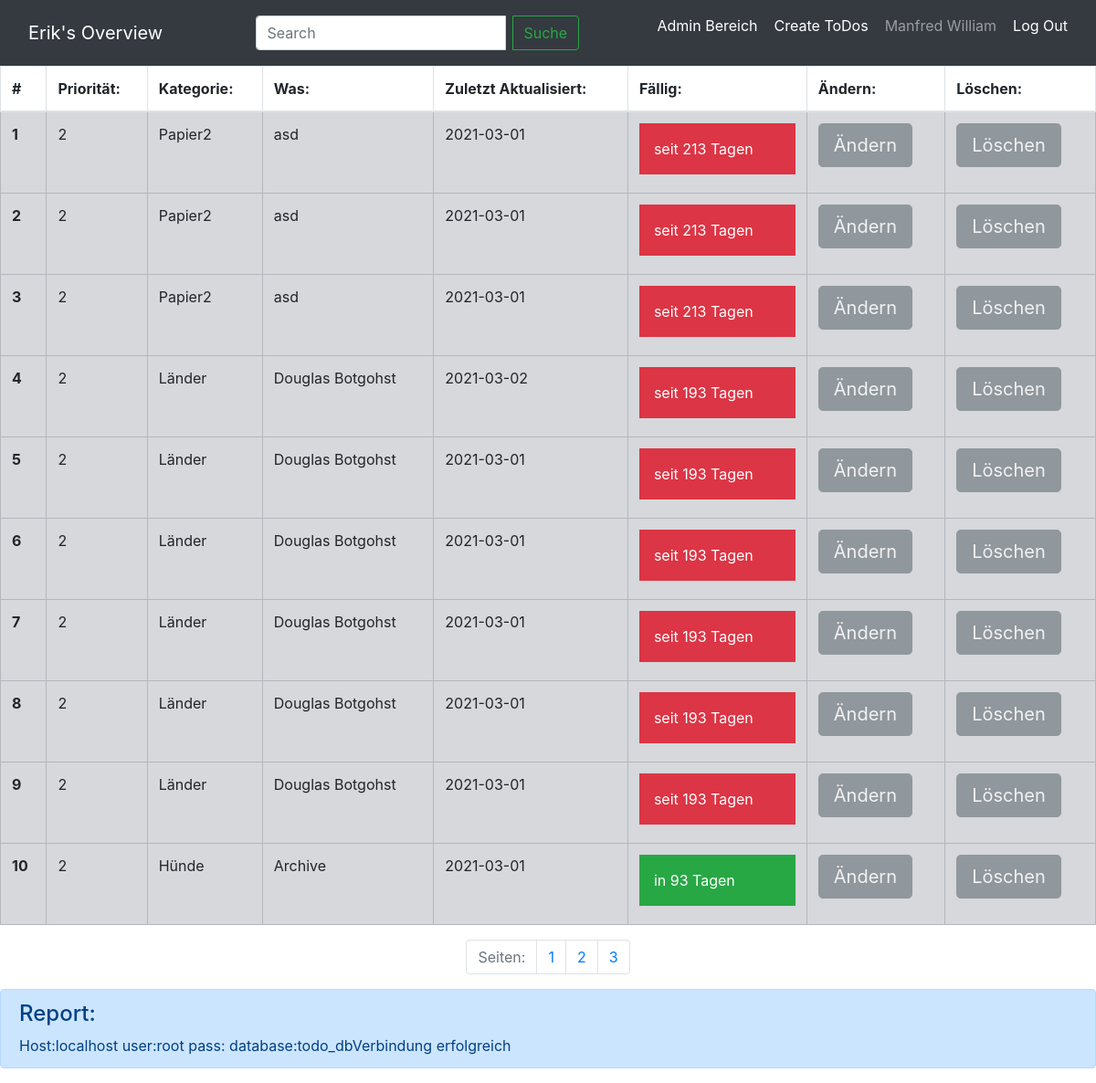
Screenshot of /Seite/php/overview.php (signed in) with the database file from the repository.
### tables this page shows
CREATE TABLE `todos` (
  `id_todo` int(11) NOT NULL,
  `archive` tinyint(1) NOT NULL,
  `priority` int(11) NOT NULL,
  `title` varchar(255) NOT NULL,
  `date_create` date NOT NULL DEFAULT current_timestamp(),
  `date_expiration` date NOT NULL,
  `date_done` date DEFAULT NULL,
  `content` longtext DEFAULT NULL,
  `fk_id_category` int(11) NOT NULL,
  `fk_id_user` int(11) NOT NULL
);

CREATE TABLE `categories` (
  `id_category` int(11) NOT NULL,
  `name` varchar(255) NOT NULL
);

### Seite/php/overview.php (the view, shortened to what this page needs)
<!DOCTYPE html>
<html lang="en">
<head>
    <link rel="stylesheet" href="https://maxcdn.bootstrapcdn.com/bootstrap/4.5.2/css/bootstrap.min.css">
</head>
<body>
    <?php
    require 'connect_db.php';
    $this_page_first_result = first_result($host, $username, $password, $database, $id_user, $ausgabe);
    $todolist = create_list($host, $username, $password, $database, $id_user, $this_page_first_result);
    ?>
    <nav class="navbar navbar-expand-md bg-dark navbar-dark">
        <div class="container-fluid">
            <div class="navbar-header">
                <a class="navbar-brand">Erik's Overview</a>
            </div>
            <form class="navbar-form navbar-left" action="" method="GET">
                <div class="input-group">
                    <input class="form-control mr-sm-2" type="search" name="Search" placeholder="Search" aria-label="Search">
                    <div class="input-group-append">
                        <button class="btn btn-outline-success my-2 my-sm-0" type="submit">Suche</button>
                    </div>
                </div>
            </form>
            <div class="navbar-collapse collapse flex-shrink-1 flex-grow-0 order-last">
                <ul class="nav navbar-nav navbar-right">
                    <?php
                    if ($_SESSION["admin"] == 1) {
                        echo '<li>
                    <p class="navbar-text"><a href="admin.php">Admin Bereich </a>&nbsp;&nbsp;&nbsp;</p>
                </li>';
                    }
                    ?>
                    <li>
                        <p class="navbar-text"><a href="create_todo.php">Create ToDos</a></p>
                    </li>
                    <li>
                        <p class="navbar-text">&nbsp;&nbsp;&nbsp; <?php echo $firstname; ?> <?php echo $lastname; ?> &nbsp;&nbsp;&nbsp;</p>
                    </li>
                    <li>
                        <p class="navbar-text"><a href="logout.php"> Log Out</a></p>
                    </li>
                </ul>
            </div>
        </div>
    </nav>
    <div class="table-responsive">
        <table class="table table-striped table-hover table-bordered">
            <thead class="">
                <tr>
                    <th scope="col">#</th>
                    <th scope="col">Priorität:</th>
                    <th scope="col">Kategorie:</th>
                    <th scope="col">Was:</th>
                    <th scope="col">Zuletzt Aktualisiert:</th>
                    <th scope="col">Fällig:</th>
                    <th scope="col">Ändern:</th>
                    <th scope="col">Löschen:</th>
                </tr>
            </thead>
            <tbody>
                <?php echo $todolist; ?>
            </tbody>
        </table>
    </div>
    <?php
    page_listed($host, $username, $password, $database, $id_user, $ausgabe);
    ?>
    <div class="alert alert-primary" role="alert">
        <h4 class="alert-heading">Report:</h4>
        <?php
        echo $ausgabe;
        ?>
    </div>
</body>
</html>
<?php
function create_list($host, $username, $password, $database, $id_user, $this_page_first_result)
{
    $row_counter = $this_page_first_result + 1;
    $output = "";
    $conn = new mysqli($host, $username, $password, $database);
    if (isset($_GET['Search'])) {
        $searchq = $_GET['Search'];
        $sql3 = "SELECT * FROM todos AS t INNER JOIN categories AS c ON t.fk_id_category=c.id_category INNER JOIN users_categories AS uc ON c.id_category=uc.fk_id_category WHERE t.fk_id_user='$id_user' AND uc.fk_id_users='$id_user' AND (t.title LIKE '%$searchq%' OR t.date_create LIKE '%$searchq%' OR t.date_expiration LIKE '%$searchq%' OR t.date_done LIKE '%$searchq%' OR t.content LIKE '%$searchq%' OR c.name LIKE '%$searchq%') ORDER BY priority DESC, date_expiration";
        $result3 = $conn->query($sql3);
        if ($result3->num_rows == 0) {
            $output .= "Sie haben keine ToDos";
        } else {
            while ($row3 = $result3->fetch_assoc()) {
                $category_nr = $row3['fk_id_category'];
                $datediff = floor((strtotime($row3['date_expiration']) - strtotime(date("Y-m-d"))) / (60 * 60 * 24));
                if ($datediff < 0) {
                    $datediff_text = '<div class="p-3 mb-2 bg-danger text-white">seit ' . abs($datediff) . ' Tagen</div>';
                } elseif ($datediff > 0) {
                    $datediff_text = '<div class="p-3 mb-2 bg-success text-white">in ' . abs($datediff) . ' Tagen</div>';
                } else {
                    $datediff_text = '<div class="p-3 mb-2 bg-warning  text-white">Heute!</div>';
                }
                if ($row3['archive'] == 1) {
                    $output .= "
                        <tr class='table-warning'>
                        <th scope='row'>" . $row_counter . "</th>
                        <td>" . $row3['priority'] . "</td>
                        <td>" . htmlspecialchars($row3['name']) . "</td>
                        <td>" . htmlspecialchars($row3['title']) . "</td>
                        <td>" . $row3['date_create'] . "</td>
                        <td>" . $datediff_text . "</td>
                        <td>
                        <form action='create_todo.php' method='GET'>
                        <button type='submit' name='ToDo' value='" . $row3['id_todo'] . "' class='btn btn-info'>Ändern</button>
                        </form>
                        </td>
                        <td>
                        <form action='' method='POST'>
                        <button type='submit' name='delete' value='" . $row3['id_todo'] . "' class='btn btn-warning'>Löschen</button>
                        </form>
                        </td>
                        </tr>";
                } else {
                    if ($row3['date_done'] !== "0000-00-00") {
                        $output .= "
                            <tr class='table-success'>
                            <th scope='row'>" . $row_counter . "</th>
                            <td>" . $row3['priority'] . "</td>
                            <td>" . htmlspecialchars($row3['name']) . "</td>
                            <td>" . htmlspecialchars($row3['title']) . "</td>
                            <td>" . $row3['date_create'] . "</td>
                            <td>" . $datediff_text . "</td>
                            <td>
                            <form action='create_todo.php' method='GET'>
                            <button type='submit' name='ToDo' value='" . $row3['id_todo'] . "' class='btn btn-info'>Ändern</button>
                            </form>
                            </td>
                            <td>
                            <form action='' method='POST'>
                            <button type='submit' name='delete' value='" . $row3['id_todo'] . "' class='btn btn-warning'>Löschen</button>
                            </form>
                            </td>
                            </tr>";
                    } else {
                        if ($datediff > 0) {
                            $output .= "
                                    <tr class='table-info'>
                            <th scope='row'>" . $row_counter . "</th>
                            <td>" . $row3['priority'] . "</td>
                            <td>" . htmlspecialchars($row3['name']) . "</td>
                            <td>" . htmlspecialchars($row3['title']) . "</td>
                            <td>" . $row3['date_create'] . "</td>
                            <td>" . $datediff_text . "</td>
                            <td>
                            <form action='create_todo.php' method='GET'>
                            <button type='submit' name='ToDo' value='" . $row3['id_todo'] . "' class='btn btn-info'>Ändern</button>
                            </form>
                            </td>
                            <td>
                            <form action='' method='POST'>
                            <button type='submit' name='delete' value='" . $row3['id_todo'] . "' class='btn btn-warning'>Löschen</button>
                            </form>
                            </td>
                            </tr>";
                        } else {
                            $output .= "
                                    <tr class='table-danger'>
                            <th scope='row'>" . $row_counter . "</th>
                            <td>" . $row3['priority'] . "</td>
                            <td>" . htmlspecialchars($row3['name']) . "</td>
                            <td>" . htmlspecialchars($row3['title']) . "</td>
                            <td>" . $row3['date_create'] . "</td>
                            <td>" . $datediff_text . "</td>
                            <td>
                            <form action='create_todo.php' method='GET'>
                            <button type='submit' name='ToDo' value='" . $row3['id_todo'] . "' class='btn btn-info'>Ändern</button>
                            </form>
                            </td>
                            <td>
                            <form action='' method='POST'>
                            <button type='submit' name='delete' value='" . $row3['id_todo'] . "' class='btn btn-warning'>Löschen</button>
                            </form>
                            </td>
                            </tr>";
                        }
                    }
                }
                $row_counter++;
            }
        }
    } else {
        $sql3 = "SELECT * FROM todos AS t INNER JOIN categories AS c ON t.fk_id_category=c.id_category INNER JOIN users_categories AS uc ON c.id_category=uc.fk_id_category WHERE uc.fk_id_users='$id_user' AND t.archive='0' ORDER BY priority DESC, t.date_expiration LIMIT " . $this_page_first_result . ',10';
        $result3 = $conn->query($sql3);
        if ($result3->num_rows == 0) {
            $output .= "Sie haben keine ToDos";
        } else {
            while ($row3 = $result3->fetch_assoc()) {
                $category_nr = $row3['fk_id_category'];
                $datediff = floor((strtotime($row3['date_expiration']) - strtotime(date("Y-m-d"))) / (60 * 60 * 24));
                if ($datediff < 0) {
                    $datediff_text = '<div class="p-3 mb-2 bg-danger text-white">seit ' . abs($datediff) . ' Tagen</div>';
                } elseif ($datediff > 0) {
                    $datediff_text = '<div class="p-3 mb-2 bg-success text-white">in ' . abs($datediff) . ' Tagen</div>';
                } else {
                    $datediff_text = '<div class="p-3 mb-2 bg-warning  text-white">Heute!</div>';
                }
                $sql2 = "SELECT name FROM categories WHERE id_category='$category_nr'";
                $result2 = $conn->query($sql2);
                if ($result2->num_rows == 0) {
                    $output .= "Es wurde kein Name für die Kategorie Nummer: [" . $category_nr . "] erstellt.";
                } else {
                    while ($row2 = $result2->fetch_assoc()) {
                        $category_name = $row2["name"];
                    }
                    if ($row3['fk_id_user'] == $id_user) {
                        if ($row3['date_done'] !== "0000-00-00") {
                            $output .= "
                            <tr class='table-success'>
                            <th scope='row'>" . $row_counter . "</th>
                            <td>" . $row3['priority'] . "</td>
                            <td>" . htmlspecialchars($category_name) . "</td>
                            <td>" . htmlspecialchars($row3['title']) . "</td>
                            <td>" . $row3['date_create'] . "</td>
                            <td>" . $datediff_text . "</td>";
                        } else {
                            if ($datediff > 0) {
                                $output .= "
                                    <tr class='table-info'>
                            <th scope='row'>" . $row_counter . "</th>
                            <td>" . $row3['priority'] . "</td>
                            <td>" . htmlspecialchars($category_name) . "</td>
                            <td>" . htmlspecialchars($row3['title']) . "</td>
                            <td>" . $row3['date_create'] . "</td>
                            <td>" . $datediff_text . "</td>";
                            } else {
                                $output .= "
                                    <tr class='table-danger'>
                            <th scope='row'>" . $row_counter . "</th>
                            <td>" . $row3['priority'] . "</td>
                            <td>" . htmlspecialchars($category_name) . "</td>
                            <td>" . htmlspecialchars($row3['title']) . "</td>
                            <td>" . $row3['date_create'] . "</td>
                            <td>" . $datediff_text . "</td>";
                            }
                        }
                        $output .= "<td>
                    <form action='create_todo.php' method='GET'>
                    <button type='submit' name='ToDo' value='" . $row3['id_todo'] . "' class='btn btn-info' >Ändern</button>
                    </form>
                    </td>
                    <td>
                    <form action='' method='POST'>
                    <button type='submit' name='delete' value='" . $row3['id_todo'] . "' class='btn btn-warning' >Löschen</button>
                    </form>
                    </td>
                    </tr>";
                    } else {
                        $output .= "
                    <tr class='table-secondary'>
            <th scope='row'>" . $row_counter . "</th>
            <td>" . $row3['priority'] . "</td>
            <td>" . htmlspecialchars($category_name) . "</td>
            <td>" . htmlspecialchars($row3['title']) . "</td>
            <td>" . $row3['date_create'] . "</td>
            <td>" . $datediff_text . "</td>
            <td>
            <form action='create_todo.php' method='GET'>
            <button type='submit' name='ToDo' value='" . $row3['id_todo'] . "' class='btn btn-secondary btn-lg' disabled>Ändern</button>
            </form>
            </td>
            <td>
            <form action='' method='POST'>
            <button type='submit' name='delete' value='" . $row3['id_todo'] . "' class='btn btn-secondary btn-lg' disabled>Löschen</button>
            </form>
            </td>
            </tr>";
                    }
                    $row_counter++;
                }
            }
        }
    }
    return $output;
}
function first_result($host, $username, $password, $database, $id_user, $ausgabe)
{
    $results_per_page = 10;
    $conn = new mysqli($host, $username, $password, $database);
    $sql3 = "SELECT * FROM todos WHERE archive='0'";
    $result3 = $conn->query($sql3);
    if (!isset($_GET['page'])) {
        $page = 1;
    } else {
        $page = $_GET['page'];
    }
    $this_page_first_result = ($page - 1) * $results_per_page;
    return $this_page_first_result;
}
function page_listed($host, $username, $password, $database, $id_user, $ausgabe)
{
    $results_per_page = 10;
    $number_of_results = 0;
    $output = "";
    $conn = new mysqli($host, $username, $password, $database);
    $sql3 = "SELECT * FROM todos WHERE archive='0'";
    $result3 = $conn->query($sql3);
    $number_of_results = $number_of_results + mysqli_num_rows($result3);
    $number_of_pages = ceil($number_of_results / $results_per_page);
    if (!isset($_GET['Search'])) {
        echo '<nav aria-label="Page navigation example"><ul class="pagination justify-content-center">
        <li class="page-item disabled">
        <a class="page-link" href="#" tabindex="-1">Seiten:</a>
      </li>';
        for ($page = 1; $page <= $number_of_pages; $page++) {
            echo '<li class="page-item"><a class="page-link" href="overview.php?page=' . $page . '">' . $page . '</a></li>';
        }
        echo '</ul></nav>';
    }
    return $output;
}
?>

### rows the page displays
todos: priority "2", fk_id_category.name "Papier2", title "asd", date_create "2021-03-01", date_expiration "213", $row3['id_todo'] 11 (drawn)
todos: priority "2", fk_id_category.name "Papier2", title "asd", date_create "2021-03-01", date_expiration "213", $row3['id_todo'] 22 (drawn)
todos: priority "2", fk_id_category.name "Papier2", title "asd", date_create "2021-03-01", date_expiration "213", $row3['id_todo'] 33 (drawn)
todos: priority "2", fk_id_category.name "Länder", title "Douglas Botgohst", date_create "2021-03-02", date_expiration "193", $row3['id_todo'] 9 (drawn)
todos: priority "2", fk_id_category.name "Länder", title "Douglas Botgohst", date_create "2021-03-01", date_expiration "193", $row3['id_todo'] 15 (drawn)
todos: priority "2", fk_id_category.name "Länder", title "Douglas Botgohst", date_create "2021-03-01", date_expiration "193", $row3['id_todo'] 20 (drawn)
todos: priority "2", fk_id_category.name "Länder", title "Douglas Botgohst", date_create "2021-03-01", date_expiration "193", $row3['id_todo'] 26 (drawn)
todos: priority "2", fk_id_category.name "Länder", title "Douglas Botgohst", date_create "2021-03-01", date_expiration "193", $row3['id_todo'] 31 (drawn)
todos: priority "2", fk_id_category.name "Länder", title "Douglas Botgohst", date_create "2021-03-01", date_expiration "193", $row3['id_todo'] 37 (drawn)
todos: priority "2", fk_id_category.name "Hünde", title "Archive", date_create "2021-03-01", date_expiration "93", $row3['id_todo'] 5 (drawn)

### other values shown
$firstname "Manfred"
$lastname "William"
$ausgabe "Host:localhost user:root pass: database:todo_dbVerbindung erfolgreich"
